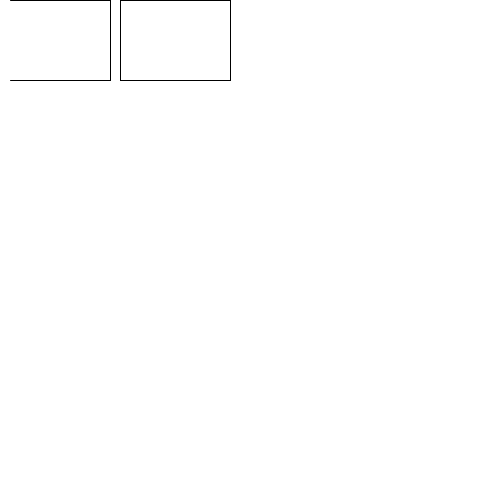
Frame 1 (no input)
Frame 60 (the mouse pressed at the canvas centre just before this capture): identical to frame 1, image omitted
Frame 120 (the mouse held since frame 60 and released just before this capture): identical to frame 1, image omitted

The Processing sketch that drew this single still picture (run headless with seeded random() and noise(); from frame 60 on, the mouse is pressed at the canvas centre):

// Processing sketch: week3_3_Custom_Shapes
// ── week3_3_Custom_Shapes.pde
// Drawing custom shape
void setup() {
  size(480, 480);
}

void draw() {
  background(255);

  // start custom shape
  beginShape();
  vertex(10, 0); // first vertex point ot create rect mesh
  vertex(110, 0);
  vertex(110, 80);
  vertex(10, 80);
  endShape(); // 

  // start custom shape with CLOSE option
  beginShape();
  vertex(120, 0); // first vertex point ot create rect mesh
  vertex(230, 0);
  vertex(230, 80);
  vertex(120, 80);
  endShape(CLOSE); //

  
}
